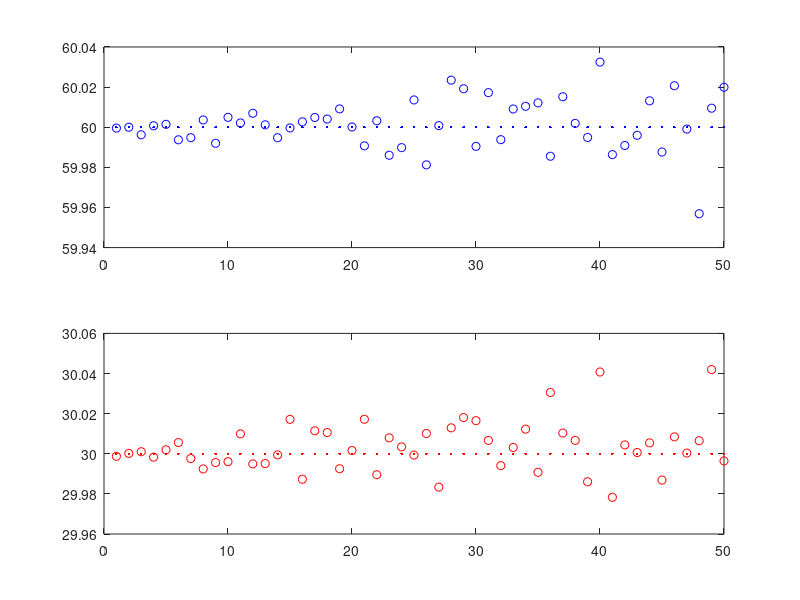
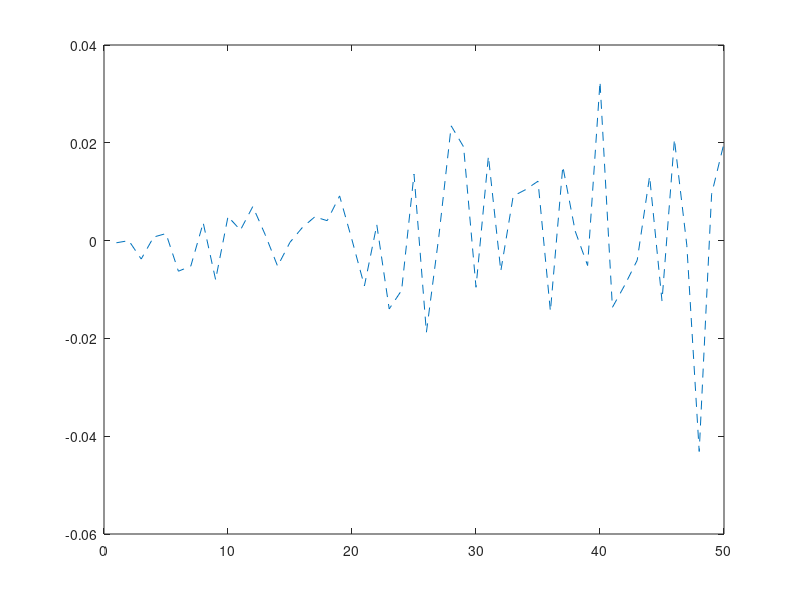

These figures' MATLAB source, in order:
%% Afric_Sim_test_espirit
clc;clear all;
%% Initializations
% Setting up the enviornment
g_weight = 1; %ground weighting factor
v_weight = 1;   %veg weighting factor
n_weight = 1*10^(-3);% Added Noise to the System

Pol_ground = [1;1;0]; %Multivatiant Ground
Pol_vegitation = [1;0;1]; %Multivariant Vegitation

ground_offset = -pi/3; % Ground Interferomitry offset
vegitation_offset = -pi/6;    % Vegitation Interferomitry offset

Window = 100;    %size of Ensamble Average Window
Averaged_samples = 50;

est_ground_angle = zeros(Averaged_samples,1); est_vegitation_angle = zeros(Averaged_samples,1);
% mag1 = zeros(Averaged_samples,1); mag2 = zeros(Averaged_samples,1);

%% Matrix Calculations
% Implimenting a window. Esprit and SR techniques
for Averaged_sample = 1:Averaged_samples;
    Noise = Averaged_sample*n_weight;
    for i = 1:Window
        
        g =  Pol_ground*(sqrt(-2*log(1-rand(1,Window))).*exp(1i*2*pi*rand(1,Window)));
        v =  Pol_vegitation*(sqrt(-2*log(1-rand(1,Window))).*exp(1i*2*pi*rand(1,Window)));
        
        signal_1 = g_weight*g + v_weight*v;
        signal_2 = g_weight*exp(1i*ground_offset)*g + g_weight*exp(1i*vegitation_offset)*v;
        
        AddedNoise_1 = Noise*sqrt(-2*log(1-rand(3,Window))).*exp(1i*2*pi*rand(3,Window));
        AddedNoise_2 = Noise*sqrt(-2*log(1-rand(3,Window))).*exp(1i*2*pi*rand(3,Window));

        signal_1_Noise = signal_1 + AddedNoise_1;
        signal_2_Noise = signal_2 + AddedNoise_2;
        
        R1 = signal_1_Noise*signal_1_Noise';
        R2 = signal_1_Noise*signal_2_Noise';
        
        A=pinv(R1)*R2;
        [u,c] = eig(A);
        
        sg = abs(Pol_ground'*u);
        [~,kk] = sort(sg,'descend');
        
        est_ground_angle(Averaged_sample) = est_ground_angle(Averaged_sample) + angle(c(kk(1),kk(1)))/Window;
        %         mag1(Averaged_sample) = mag1(Averaged_sample) + abs(c(kk(1),kk(1)))/Window;
        
        sv = abs(Pol_vegitation'*u);
        [~,kk] = sort(sv,'descend');
        
        est_vegitation_angle(Averaged_sample) = est_vegitation_angle(Averaged_sample) + angle(c(kk(1),kk(1)))/Window;
        %         mag2(Averaged_sample) = mag2(Averaged_sample) + abs(c(kk(1),kk(1)))/Window;
        
    end
end

%% Ploting Results

R = est_ground_angle*180/pi - -1*ones(Averaged_samples,1)*ground_offset*180/pi;
% R2 = atan((est_ground_angle*180/pi)./(-1*ones(Averaged_samples,1)*ground_offset*180/pi));
figure(3)
% subplot(2,1,1)
plot(R,'--')
% subplot(2,1,2)
% plot(R2)

figure(1);title('Ground angle in degrees');
subplot(2,1,1)
plot(est_ground_angle*180/pi,'bo'); %Estimated ground angle
hold on;
plot(-1*ones(Averaged_samples,1)*ground_offset*180/pi,'b.'); %actual Ground Phase
hold off;

% figure(2);
subplot(2,1,2)
title('Vegitation angle in degrees');
plot(est_vegitation_angle*180/pi,'ro'); %Estimated Vegitation angle
hold on;
plot(-1*ones(Averaged_samples,1)*vegitation_offset*180/pi,'r.'); %actual Vegitation phase
hold off;
% figure(2)
% hold on;
% plot(mag1,'b+');
% plot(mag2,'ro');
% hold off;
